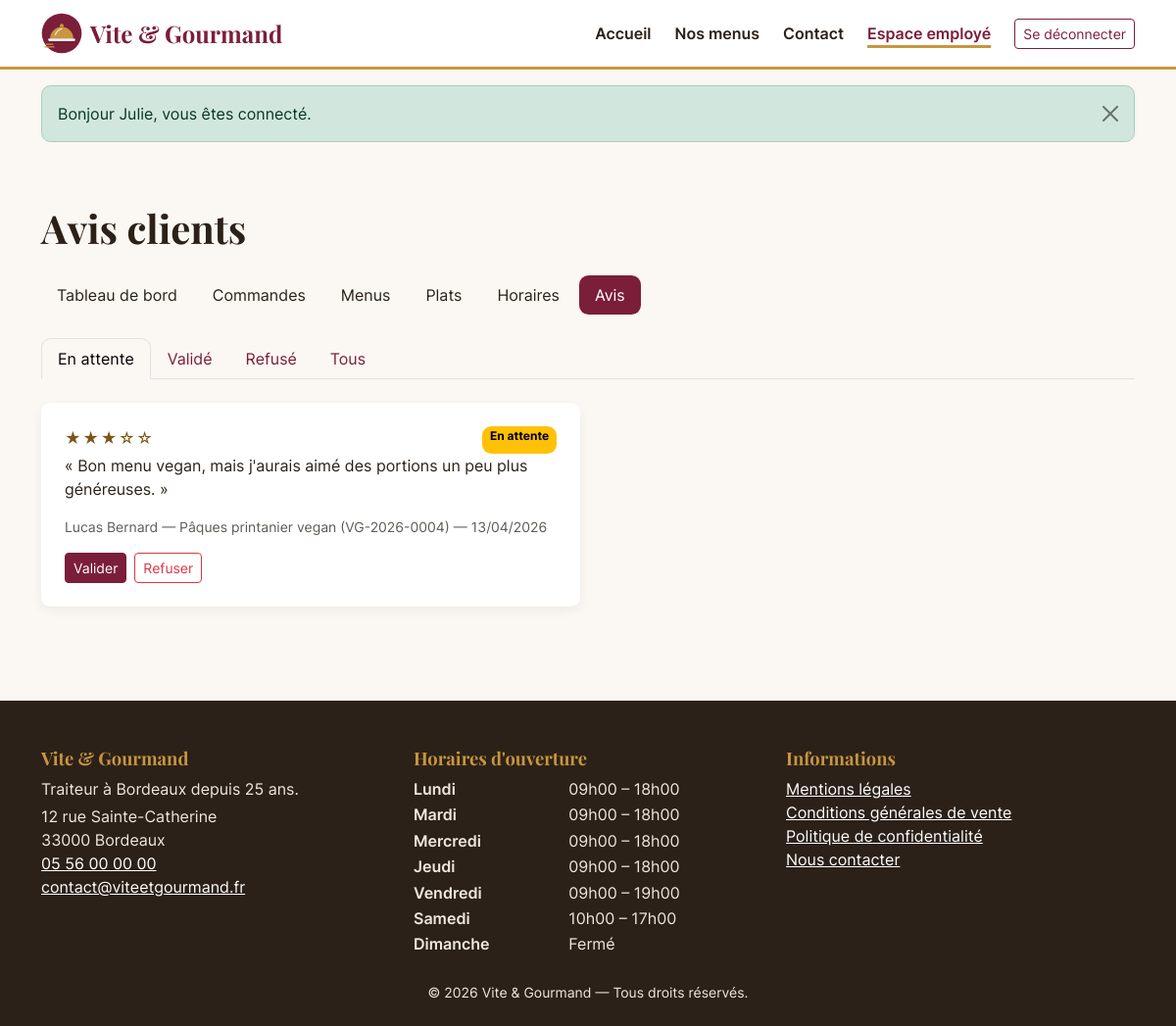
Screenshot of /gestion/avis (signed in) with the database file from the repository.
### tables this page shows
CREATE TABLE avis (
    avis_id        INT UNSIGNED NOT NULL AUTO_INCREMENT,
    commande_id    INT UNSIGNED NOT NULL,
    utilisateur_id INT UNSIGNED NOT NULL,
    note           TINYINT UNSIGNED NOT NULL,
    commentaire    VARCHAR(1000) NOT NULL,
    statut         ENUM('en_attente','valide','refuse') NOT NULL DEFAULT 'en_attente',
    created_at     DATETIME     NOT NULL DEFAULT CURRENT_TIMESTAMP,
    PRIMARY KEY (avis_id),
    UNIQUE KEY uq_avis_commande (commande_id),
    KEY idx_avis_statut (statut),
    CONSTRAINT fk_avis_commande    FOREIGN KEY (commande_id)    REFERENCES commande (commande_id) ON DELETE CASCADE,
    CONSTRAINT fk_avis_utilisateur FOREIGN KEY (utilisateur_id) REFERENCES utilisateur (utilisateur_id),
    CONSTRAINT chk_avis_note CHECK (note BETWEEN 1 AND 5)
);

CREATE TABLE utilisateur (
    utilisateur_id  INT UNSIGNED NOT NULL AUTO_INCREMENT,
    email           VARCHAR(180) NOT NULL,
    password        VARCHAR(255) NOT NULL,
    nom             VARCHAR(80)  NOT NULL,
    prenom          VARCHAR(80)  NOT NULL,
    telephone       VARCHAR(20)  NULL,
    adresse_postale VARCHAR(255) NULL,
    code_postal     VARCHAR(10)  NULL,
    ville           VARCHAR(100) NULL,
    pays            VARCHAR(60)  NOT NULL DEFAULT 'France',
    role_id         INT UNSIGNED NOT NULL,
    actif           TINYINT(1)   NOT NULL DEFAULT 1,
    created_at      DATETIME     NOT NULL DEFAULT CURRENT_TIMESTAMP,
    updated_at      DATETIME     NULL ON UPDATE CURRENT_TIMESTAMP,
    PRIMARY KEY (utilisateur_id),
    UNIQUE KEY uq_utilisateur_email (email),
    KEY idx_utilisateur_role (role_id),
    CONSTRAINT fk_utilisateur_role FOREIGN KEY (role_id) REFERENCES role (role_id)
);

CREATE TABLE menu (
    menu_id                 INT UNSIGNED  NOT NULL AUTO_INCREMENT,
    titre                   VARCHAR(120)  NOT NULL,
    description             TEXT          NOT NULL,
    nombre_personne_minimum INT UNSIGNED  NOT NULL,
    prix_par_personne       DECIMAL(8,2)  NOT NULL,
    conditions              TEXT          NULL,
    delai_commande_jours    INT UNSIGNED  NOT NULL DEFAULT 3,
    quantite_restante       INT UNSIGNED  NOT NULL DEFAULT 0,
    theme_id                INT UNSIGNED  NOT NULL,
    regime_id               INT UNSIGNED  NOT NULL,
    actif                   TINYINT(1)    NOT NULL DEFAULT 1,
    created_at              DATETIME      NOT NULL DEFAULT CURRENT_TIMESTAMP,
    updated_at              DATETIME      NULL ON UPDATE CURRENT_TIMESTAMP,
    PRIMARY KEY (menu_id),
    KEY idx_menu_theme (theme_id),
    KEY idx_menu_regime (regime_id),
    CONSTRAINT fk_menu_theme  FOREIGN KEY (theme_id)  REFERENCES theme (theme_id),
    CONSTRAINT fk_menu_regime FOREIGN KEY (regime_id) REFERENCES regime (regime_id),
    CONSTRAINT chk_menu_min   CHECK (nombre_personne_minimum >= 1),
    CONSTRAINT chk_menu_prix  CHECK (prix_par_personne >= 0)
);

CREATE TABLE commande (
    commande_id             INT UNSIGNED  NOT NULL AUTO_INCREMENT,
    numero_commande         VARCHAR(20)   NOT NULL,
    utilisateur_id          INT UNSIGNED  NOT NULL,
    menu_id                 INT UNSIGNED  NOT NULL,
    date_commande           DATETIME      NOT NULL DEFAULT CURRENT_TIMESTAMP,
    date_prestation         DATE          NOT NULL,
    heure_livraison         TIME          NOT NULL,
    adresse_prestation      VARCHAR(255)  NOT NULL,
    code_postal_prestation  VARCHAR(10)   NOT NULL,
    ville_prestation        VARCHAR(100)  NOT NULL,
    distance_km             DECIMAL(6,1)  NOT NULL DEFAULT 0,
    nombre_personne         INT UNSIGNED  NOT NULL,
    prix_menu               DECIMAL(10,2) NOT NULL,
    remise                  DECIMAL(10,2) NOT NULL DEFAULT 0,
    prix_livraison          DECIMAL(10,2) NOT NULL DEFAULT 0,
    prix_total              DECIMAL(10,2) NOT NULL,
    statut                  ENUM('en_attente','accepte','en_preparation','en_livraison','livre',
                                 'attente_retour_materiel','terminee','annulee')
                            NOT NULL DEFAULT 'en_attente',
    pret_materiel           TINYINT(1)    NOT NULL DEFAULT 0,
    restitution_materiel    TINYINT(1)    NOT NULL DEFAULT 0,
    motif_annulation        VARCHAR(500)  NULL,
    mode_contact_annulation ENUM('telephone','email') NULL,
    updated_at              DATETIME      NULL ON UPDATE CURRENT_TIMESTAMP,
    PRIMARY KEY (commande_id),
    UNIQUE KEY uq_commande_numero (numero_commande),
    KEY idx_commande_utilisateur (utilisateur_id),
    KEY idx_commande_menu (menu_id),
    KEY idx_commande_statut (statut),
    CONSTRAINT fk_commande_utilisateur FOREIGN KEY (utilisateur_id) REFERENCES utilisateur (utilisateur_id),
    CONSTRAINT fk_commande_menu        FOREIGN KEY (menu_id)        REFERENCES menu (menu_id),
    CONSTRAINT chk_commande_personnes  CHECK (nombre_personne >= 1)
);

CREATE TABLE horaire (
    horaire_id      INT UNSIGNED NOT NULL AUTO_INCREMENT,
    jour            ENUM('Lundi','Mardi','Mercredi','Jeudi','Vendredi','Samedi','Dimanche') NOT NULL,
    heure_ouverture TIME NULL,
    heure_fermeture TIME NULL,
    ferme           TINYINT(1) NOT NULL DEFAULT 0,
    PRIMARY KEY (horaire_id),
    UNIQUE KEY uq_horaire_jour (jour)
);

### src/Core/View.php (called while the page is built, shortened)
<?php
final class View
{
    public static function render(string $template, array $data = [], ?string $layout = 'layouts/main'): string
    {
        $content = self::capture($template, $data);
        return self::capture($layout, array_merge($data, ['content' => $content]));
    }
    public static function capture(string $template, array $data = []): string
    {
        $file = BASE_PATH . '/views/' . $template . '.php';
        extract($data, EXTR_SKIP);
        require $file;
        return (string) ob_get_clean();
    }
}

### src/Controllers/Gestion/AvisController.php (called while the page is built, shortened)
<?php
final class AvisController
{
    public function index(): void
    {
        $statut = (string) ($_GET['statut'] ?? 'en_attente');
        $statut = isset(AvisRepository::STATUTS[$statut]) ? $statut : null;
        view('gestion/avis', [
            'title'  => 'Avis clients',
            'avis'   => AvisRepository::forStaff($statut),
            'statut' => $statut,
        ]);
    }
}

### public/index.php (called while the page is built, shortened)
<?php
$router = new Router();
$router->dispatch($_SERVER['REQUEST_METHOD'] ?? 'GET', $_SERVER['REQUEST_URI'] ?? '/');

### src/Core/Database.php (called while the page is built, shortened)
<?php
final class Database
{
    private static ?PDO $pdo = null;
    public static function pdo(): PDO
    {
        if (self::$pdo === null) {
            $dsn = sprintf(
                'mysql:host=%s;port=%s;dbname=%s;charset=utf8mb4',
                Env::get('DB_HOST', '127.0.0.1'),
                Env::get('DB_PORT', '3306'),
                Env::get('DB_NAME', 'vite_gourmand')
            );
            $options = [
                PDO::ATTR_ERRMODE            => PDO::ERRMODE_EXCEPTION,
                PDO::ATTR_DEFAULT_FETCH_MODE => PDO::FETCH_ASSOC,
                PDO::ATTR_EMULATE_PREPARES   => false,
            ];
            self::$pdo = new PDO($dsn, Env::get('DB_USER', 'root'), Env::get('DB_PASSWORD', ''), $options);
            self::$pdo->exec("SET time_zone = '" . (new \DateTime())->format('P') . "'");
        }
        return self::$pdo;
    }
    public static function run(string $sql, array $params = []): \PDOStatement
    {
        $stmt = self::pdo()->prepare($sql);
        $stmt->execute($params);
        return $stmt;
    }
    public static function fetchAll(string $sql, array $params = []): array
    {
        return self::run($sql, $params)->fetchAll();
    }
}

### src/Repositories/AvisRepository.php (called while the page is built, shortened)
<?php
final class AvisRepository
{
    public static function forStaff(?string $statut = null): array
    {
        $sql = 'SELECT a.*, u.prenom, u.nom, u.email, c.numero_commande, m.titre AS menu
                FROM avis a
                JOIN utilisateur u ON u.utilisateur_id = a.utilisateur_id
                JOIN commande c ON c.commande_id = a.commande_id
                JOIN menu m ON m.menu_id = c.menu_id';
        $params = [];
        if ($statut !== null && isset(self::STATUTS[$statut])) {
            $sql .= ' WHERE a.statut = :statut';
            $params['statut'] = $statut;
        }
        return Database::fetchAll($sql . " ORDER BY a.statut = 'en_attente' DESC, a.created_at DESC", $params);
    }
}

### src/Repositories/HoraireRepository.php (called while the page is built, shortened)
<?php
final class HoraireRepository
{
    private static ?array $cache = null;
    public static function all(): array
    {
        if (self::$cache === null) {
            try {
                self::$cache = Database::fetchAll(
                    "SELECT * FROM horaire
                     ORDER BY FIELD(jour, 'Lundi','Mardi','Mercredi','Jeudi','Vendredi','Samedi','Dimanche')"
                );
            } catch (\Throwable $e) {
                log_error('Horaires indisponibles : ' . $e->getMessage());
                self::$cache = [];
            }
        }
        return self::$cache;
    }
}

### views/gestion/avis.php (the view, shortened to what this page needs)
<div class="container py-5">
    <h1 class="mb-4">Avis clients</h1>
    <?php require BASE_PATH . '/views/gestion/_nav.php'; ?>
    <ul class="nav nav-tabs mb-4">
        <?php foreach (AvisRepository::STATUTS + ['tous' => 'Tous'] as $key => $label): ?>
            <li class="nav-item">
                <a class="nav-link<?= ($statut ?? 'tous') === $key ? ' active" aria-current="page' : '' ?>" href="/gestion/avis?statut=<?= e($key) ?>"><?= e($label) ?></a>
            </li>
        <?php endforeach; ?>
    </ul>
    <div class="row g-3">
        <?php foreach ($avis as $a): ?>
            <div class="col-md-6">
                <article class="card avis-card p-4 h-100">
                    <div class="d-flex justify-content-between">
                        <p class="stars mb-1" aria-label="Note : <?= (int) $a['note'] ?> sur 5"><span aria-hidden="true"><?= str_repeat('★', (int) $a['note']) . str_repeat('☆', 5 - (int) $a['note']) ?></span></p>
                        <span class="badge <?= $a['statut'] === 'valide' ? 'text-bg-success' : ($a['statut'] === 'refuse' ? 'text-bg-secondary' : 'text-bg-warning') ?>"><?= e(AvisRepository::STATUTS[$a['statut']]) ?></span>
                    </div>
                    <p>« <?= e($a['commentaire']) ?> »</p>
                    <p class="small text-muted"><?= e($a['prenom'] . ' ' . $a['nom']) ?> — <?= e($a['menu']) ?> (<?= e($a['numero_commande']) ?>) — <?= e(date_fr($a['created_at'])) ?></p>
                    <div class="d-flex gap-2 mt-auto">
                        <?php if ($a['statut'] !== 'valide'): ?>
                            <form method="post" action="/gestion/avis/<?= (int) $a['avis_id'] ?>/valider"><?= csrf_field() ?>
                                <button type="submit" class="btn btn-sm btn-primary">Valider<span class="visually-hidden"> l'avis de <?= e($a['prenom']) ?></span></button>
                            </form>
                        <?php endif; ?>
                        <?php if ($a['statut'] !== 'refuse'): ?>
                            <form method="post" action="/gestion/avis/<?= (int) $a['avis_id'] ?>/refuser"><?= csrf_field() ?>
                                <button type="submit" class="btn btn-sm btn-outline-danger">Refuser<span class="visually-hidden"> l'avis de <?= e($a['prenom']) ?></span></button>
                            </form>
                        <?php endif; ?>
                    </div>
                </article>
            </div>
        <?php endforeach; ?>
    </div>
</div>

### src/Core/Router.php (shortened to what this page needs)
<?php
final class Router
{
    private array $routes = [];
    private function add(string $method, string $path, array $handler, array $middlewares): void
    {
        $this->routes[] = compact('method', 'pattern', 'handler', 'middlewares');
    }
    public function dispatch(string $method, string $uri): void
    {
        $path = rawurldecode(parse_url($uri, PHP_URL_PATH) ?? '/');
        $path = rtrim($path, '/') ?: '/';
        foreach ($this->routes as $route) {
            if (!preg_match($route['pattern'], $path, $matches)) {
                continue;
            }
            $params = array_map('intval', array_filter($matches, 'is_string', ARRAY_FILTER_USE_KEY));
            [$class, $action] = $route['handler'];
            (new $class())->$action(...$params);
            return;
        }
    }
}

### views/partials/footer.php (shortened to what this page needs)
<?php
$horaires = HoraireRepository::all();
?>
<footer class="site-footer mt-5 pt-5 pb-4">
    <div class="container">
        <div class="row g-4">
            <div class="col-md-4">
                <h2>Vite &amp; Gourmand</h2>
                <p class="mb-1">Traiteur à Bordeaux depuis 25 ans.</p>
                <address class="mb-0">
                    12 rue Sainte-Catherine<br>33000 Bordeaux<br>
                    <a href="tel:+33556000000">05 56 00 00 00</a><br>
                    <a href="mailto:contact@viteetgourmand.fr">contact@viteetgourmand.fr</a>
                </address>
            </div>
            <div class="col-md-4">
                <h2>Horaires d'ouverture</h2>
                <dl class="horaires row mb-0">
                    <?php foreach ($horaires as $h): ?>
                        <dt class="col-5"><?= e($h['jour']) ?></dt>
                        <dd class="col-7">
                            <?= (int) $h['ferme'] === 1
                                ? 'Fermé'
                                : e(time_fr($h['heure_ouverture'])) . ' – ' . e(time_fr($h['heure_fermeture'])) ?>
                        </dd>
                    <?php endforeach; ?>
                </dl>
            </div>
            <div class="col-md-4">
                <h2>Informations</h2>
                <ul class="list-unstyled">
                    <li><a href="/mentions-legales">Mentions légales</a></li>
                    <li><a href="/cgv">Conditions générales de vente</a></li>
                    <li><a href="/confidentialite">Politique de confidentialité</a></li>
                    <li><a href="/contact">Nous contacter</a></li>
                </ul>
            </div>
        </div>
        <p class="text-center small mt-4 mb-0">&copy; <?= date('Y') ?> Vite &amp; Gourmand — Tous droits réservés.</p>
    </div>
</footer>

### public/assets/css/app.css (style rules this page uses)
:root { --vg-bordeaux: #7B1E3A; --vg-bordeaux-dark: #5C1229; --vg-or: #C8963E; --vg-or-texte: #7A5617; --vg-creme: #FBF7F2; --vg-sable: #F1E6DA; --vg-encre: #2B2118; --vg-gris: #5F5A55; --vg-vert: #3E6B48; --bs-primary: var(--vg-bordeaux); --bs-primary-rgb: 123, 30, 58; --bs-link-color: var(--vg-bordeaux); --bs-link-color-rgb: 123, 30, 58; --bs-link-hover-color: var(--vg-bordeaux-dark); --bs-link-hover-color-rgb: 92, 18, 41; --bs-body-bg: var(--vg-creme); --bs-body-color: var(--vg-encre); --bs-body-font-family: "Inter", system-ui, -apple-system, "Segoe UI", Roboto, sans-serif; --bs-secondary-color: var(--vg-gris); --bs-border-radius: .6rem; --bs-focus-ring-color: rgba(123, 30, 58, .35); }
body { display: flex; flex-direction: column; min-height: 100vh; }
h1, h2, h3, .h1, .h2, .h3, .display-5, .display-6, .navbar-brand { font-family: "Playfair Display", Georgia, serif; font-weight: 700; }
.text-muted, .text-body-secondary { color: var(--vg-gris) !important; }
.btn-primary { --bs-btn-bg: var(--vg-bordeaux); --bs-btn-border-color: var(--vg-bordeaux); --bs-btn-hover-bg: var(--vg-bordeaux-dark); --bs-btn-hover-border-color: var(--vg-bordeaux-dark); --bs-btn-active-bg: var(--vg-bordeaux-dark); --bs-btn-active-border-color: var(--vg-bordeaux-dark); --bs-btn-disabled-bg: #9a6a78; --bs-btn-disabled-border-color: #9a6a78; }
.site-footer { background: var(--vg-encre); color: #EFE7DE; }
.site-footer a { color: #fff; }
.site-footer h2 { font-size: 1.15rem; color: var(--vg-or); }
.site-footer .horaires dt { font-weight: 600; }
.site-footer .horaires dd { margin-bottom: .15rem; }
.avis-card { border: 0; background: #fff; box-shadow: 0 .25rem .75rem rgba(43, 33, 24, .06); }
.stars { color: var(--vg-or-texte); letter-spacing: .1em; }

### rows the page displays
avis: note "★★★", note "☆☆", statut "En attente", commentaire "Bon menu vegan, mais j'aurais aimé des portions un peu plus généreuses.", utilisateur.nom "Lucas Bernard", menu.titre "Pâques printanier vegan", commande.numero_commande "VG-2026-0004", created_at "13/04/2026"
horaire: jour "Lundi", heure_ouverture "09h00", heure_fermeture "18h00"
horaire: jour "Mardi", heure_ouverture "09h00", heure_fermeture "18h00"
horaire: jour "Mercredi", heure_ouverture "09h00", heure_fermeture "18h00"
horaire: jour "Jeudi", heure_ouverture "09h00", heure_fermeture "18h00"
horaire: jour "Vendredi", heure_ouverture "09h00", heure_fermeture "19h00"
horaire: jour "Samedi", heure_ouverture "10h00", heure_fermeture "17h00"
horaire: jour "Dimanche", ferme "Fermé"

### other values shown
$flash['message'] "Bonjour Julie, vous êtes connecté."
$label "En attente"
$label "Validé"
$label "Refusé"
$label "Tous"
